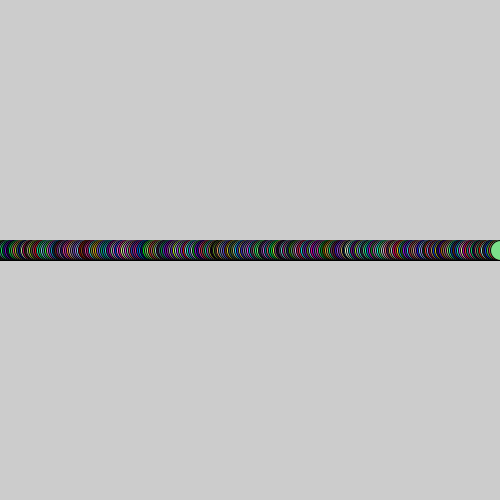
Frame 1 (no input)
Frame 60 (the mouse pressed at the canvas centre just before this capture): identical to frame 1, image omitted
Frame 120 (the mouse held since frame 60 and released just before this capture): identical to frame 1, image omitted

The Processing sketch that drew this single still picture (run headless with seeded random() and noise(); from frame 60 on, the mouse is pressed at the canvas centre):

// Processing sketch: sketch_0929a
// ── sketch_0929a.pde
int x;
int y;
int count;

void setup(){
  size(500,500);
    x=0;
    y=17;
  count=0;
}

void draw(){
  while (x <= width) {
     fill(random(255),random(255),random(255));
     ellipse(x,height/2,20,20);
  x+=2;
}
}
